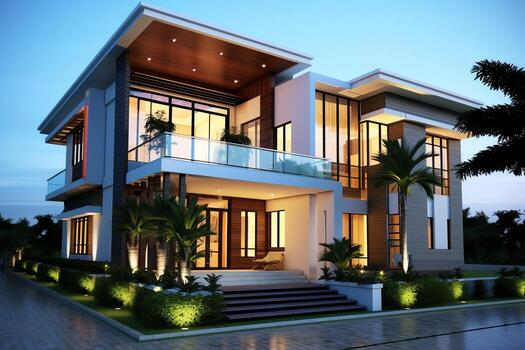
#> input picture HousePrice_Prediction/images/house.jpg, 525 x 350 px
$ python property_classification.py
#> lines starting #> are read from the running program, lines starting #| are printed output that depends on the picture
from sklearn.svm import SVC
import cv2
import numpy as np

# Dummy training data (feature-based)
X_train = [[100], [150], [200]]  # image brightness
y_train = ["New", "Average", "Old"]

model = SVC()
model.fit(X_train, y_train)

# Test image
img = cv2.imread("images/house.jpg", 0)
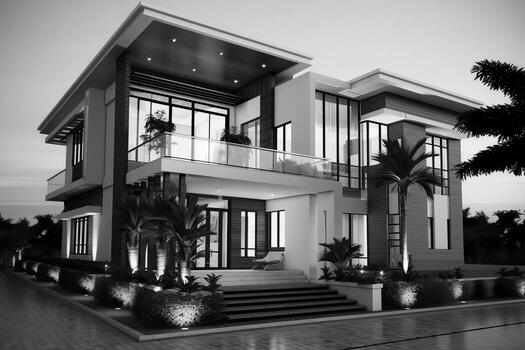
#> img: shape (350, 525); min 0, max 255, mean 107.1
brightness = int(np.mean(img))
#> brightness = 107

prediction = model.predict([[brightness]])
print("Property Condition: ", prediction[0])
#| Property Condition:  New
